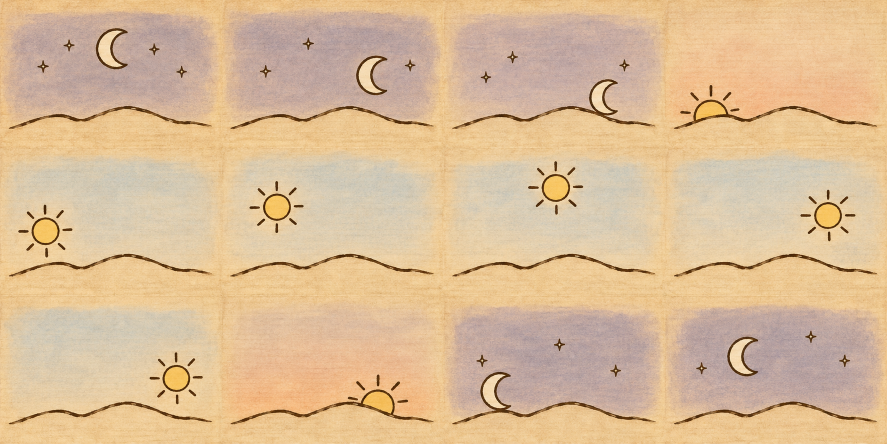
#> input picture assets/sky_frames_src/sky_frames.png, 1774 x 887 px (shown at 1/2 size)
$ python gen_sky_frames.py
#> lines starting #> are read from the running program, lines starting #| are printed output that depends on the picture
#!/usr/bin/env python3
# gen_sky_frames.py -- the SKY MODULE's twelve scenes (the minimap's sky wheel, src/ui/minimap.cpp) :
# assets/sky_frames_src/sky_frames.png (one hand-inked sheet on papyrus, 4 columns x 3 rows, read left to right then top to
# bottom : 00 02 04 06 / 08 10 12 14 / 16 18 20 22 h -- the same hills in every scene, the sun or the moon placed by the
# hour) -> assets/sky_frames.raw, a 1024x512 BGRA atlas : the same 4 x 3 grid, each scene 256 x 170 px (3:2, opaque), the
# fourth row's last 2 px empty. The wheel shows scene (hour / 2) and rolls one notch every two Vana'diel hours.
#   python scripts/gen_sky_frames.py
import os
import sys
import numpy as np
from PIL import Image

ROOT = os.path.dirname(os.path.dirname(os.path.abspath(__file__)))
SRC = os.path.join(ROOT, 'assets', 'sky_frames_src', 'sky_frames.png')
OUT = os.path.join(ROOT, 'assets', 'sky_frames.raw')
COLS, ROWS, FW, FH = 4, 3, 256, 170
INSET = 0.035                     # each scene's soft paper border and the sheet's gutters stay out


def main():
    im = Image.open(SRC).convert('RGB')
#> im is the input picture: PIL image 1774x887 RGB; mean R, G, B 219, 188.3, 152
    W, H = im.size
#> W = 1774; H = 887
    atlas = Image.new('RGBA', (1024, 512), (0, 0, 0, 0))
#> atlas: PIL image 1024x512 RGBA; every value is 0
    for i in range(COLS * ROWS):
        c, r = i % COLS, i // COLS
        x0, x1, y0, y1 = c * W / COLS, (c + 1) * W / COLS, r * H / ROWS, (r + 1) * H / ROWS
        dx, dy = (x1 - x0) * INSET, (y1 - y0) * INSET
        cell = im.crop((int(x0 + dx), int(y0 + dy), int(x1 - dx), int(y1 - dy)))
        cell = cell.resize((FW, FH), Image.LANCZOS).convert('RGBA')
        atlas.paste(cell, (c * FW, r * FH))
#> this loop made 12 passes
#> pass 1, in main, `cell = im.crop((int(x0 + dx), int(y0 + dy), int(x1 - dx), int(y1 - dy)))`:
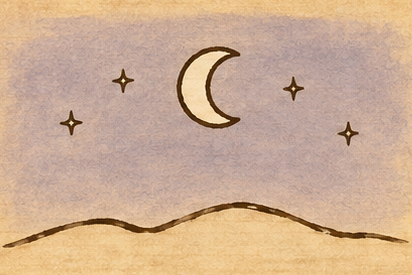
#> cell: PIL image 412x275 RGB; mean R, G, B 205.4, 173.6, 147.1
#> pass 2, in main, `cell = im.crop((int(x0 + dx), int(y0 + dy), int(x1 - dx), int(y1 - dy)))`:
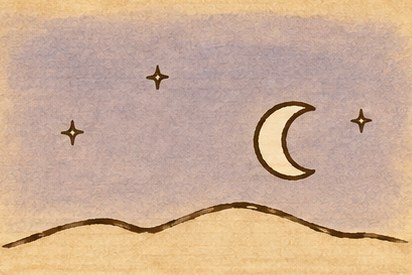
#> cell: PIL image 412x275 RGB; mean R, G, B 203.8, 172.9, 148.9
#> after the loop:
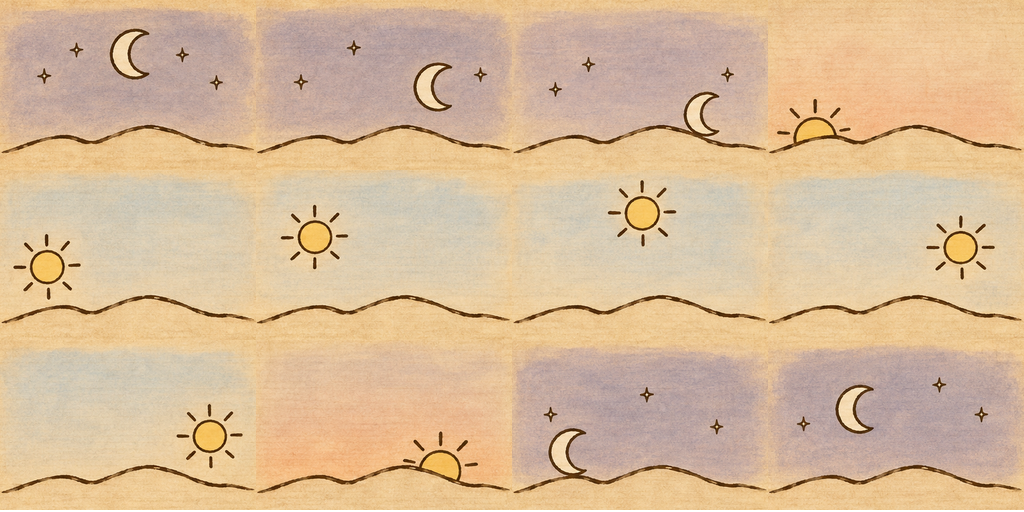
#> atlas: PIL image 1024x512 RGBA; mean R, G, B, A 215.6, 186, 152.5, 254; transparent parts drawn white
#> after the loop:
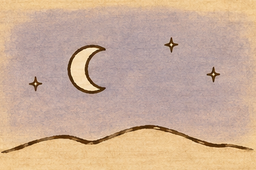
#> cell: PIL image 256x170 RGBA; mean R, G, B, A 202.3, 172.9, 151.2, 255
    a = np.asarray(atlas)
    with open(OUT, 'wb') as f:
        f.write(a[..., [2, 1, 0, 3]].copy().tobytes())
    atlas.save(os.path.join(ROOT, 'build', 'sky_frames_preview.png'))
    print('wrote', OUT, '(1024x512, 12 scenes of %dx%d)' % (FW, FH))
    return 0


if __name__ == '__main__':
    sys.exit(main())
#> (the program exits here)
